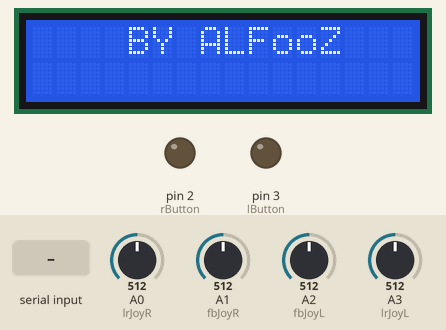
This sketch was run on a simulated Arduino Uno, built with avr-gcc and run on an emulated ATmega328P. Parts: 16×2 character LCD, output pins drawn as LEDs (lit = HIGH). Inputs (shaded band) come from the test bench; at power-on: A0 (lrJoyR) = 512, A1 (fbJoyR) = 512, A2 (fbJoyL) = 512, A3 (lrJoyL) = 512. What the sketch prints to the serial monitor is not drawn.

Above: at 0.1 s.
At 2.2 s:
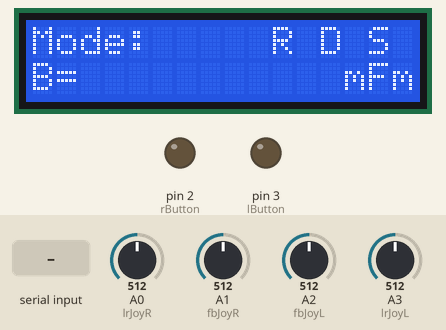
2.3 s: "$\n" received over Serial
3.8 s: "*\n" received over Serial
5.3 s: "0\n" received over Serial
Timing chart, 0 to 8.3 s (numbered marks = the images above; inputs shaded):
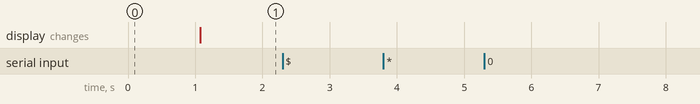

The sketch:

myTransmitter_arduino.ino
```cpp
#include <LiquidCrystal.h>

String msg;
char c;

const int rs = 12, en = 13, d4 = 8, d5 = 9, d6 = 10, d7 = 11;
LiquidCrystal lcd(rs, en, d4, d5, d6, d7);

const int fbJoyR = A1;
const int lrJoyR = A0;

const int fbJoyL = A2;
const int lrJoyL = A3;

const int lButton = 3;
const int rButton = 2;

int fbJoyLValue, lrJoyLValue;
int fbJoyRValue, lrJoyRValue;

unsigned long current_time;
unsigned long previous_time = millis();
float delay_time = 50;

unsigned long click_time;

byte robot[] = {
  B11111,
  B11111,
  B10101,
  B11111,
  B11111,
  B01110,
  B01010,
  B11011
};

byte check[] = {
  B00000,
  B00000,
  B00001,
  B00011,
  B10110,
  B11100,
  B01000,
  B00000
};

byte cross[] = {
  B00000,
  B00000,
  B10001,
  B01010,
  B00100,
  B01010,
  B10001,
  B00000
};

void setup() {
  lcd.begin(16, 2);
  Serial.begin(115200);

  pinMode(lButton, OUTPUT);
  pinMode(rButton, OUTPUT);

  lcd.createChar(0, robot);
  lcd.createChar(1, check);
  lcd.createChar(2, cross);

  lcd.setCursor(4, 0);
  lcd.print("BY ALFooZ");
  delay(1000);
  lcd.clear();
  lcd.setCursor(13, 1);
  lcd.print("mFm");

  lcd.setCursor(10, 0);
  lcd.print("R");
  lcd.setCursor(12, 0);
  lcd.print("D");
  lcd.setCursor(14, 0);
  lcd.print("S");

  lcd.setCursor(0, 0);
  lcd.print("Mode:");

  lcd.setCursor(0, 1);
  lcd.print("B=");
}

void loop() {

  while (Serial.available() > 0)
    {
      c=Serial.read();
      if(c=='\n'){break;}
      else{msg+=c;}
    }
    if(c=='\n'){
      getAlarms(msg);
      Serial.println(msg);
      c=0;
      msg="";
    }

  current_time = millis();

  if(current_time - previous_time > delay_time){

    sendValues();
    previous_time = current_time;
  }
//  buttonEvents();

}
```

alarmFunc.ino
```cpp
void espError(){
  lcd.clear();
  lcd.setCursor(0, 0);

  while(true){
    lcd.print("esp error");
    delay(100);
    lcd.clear();
    delay(50);
  }
}

void pairError(){
  lcd.clear();
  lcd.setCursor(0, 0);

  while(true){
    lcd.print("pair error");
    delay(100);
    lcd.clear();
    delay(50);
  }
}

void sendState(bool s){

  if(s){
    lcd.setCursor(15, 0);
    lcd.write((byte)1);
  }
  else{
    lcd.setCursor(15, 0);
    lcd.write((byte)2);
  }
}

void receverState(bool s){
  if(s){
    lcd.setCursor(11, 0);
    lcd.write((byte)0);
  }
  else{
    lcd.setCursor(11, 0);
    lcd.write((byte)2);
  }
}

void delevState(bool s){
  if(s){
    lcd.setCursor(13, 0);
    lcd.write((byte)1);
  }
  else{
    lcd.setCursor(13, 0);
    lcd.write((byte)2);
  }
}
```

mainFunc.ino
```cpp
void sendValues(){
  //data shape $0000a0000b0000c00000d00e

  fbJoyLValue = calibration(analogRead(fbJoyL));
  lrJoyLValue = calibration(analogRead(lrJoyL));

  fbJoyRValue = calibration(analogRead(fbJoyR));
  lrJoyRValue = calibration(analogRead(lrJoyR));

  Serial.print("$9");Serial.print(fbJoyLValue);Serial.print("a");Serial.print(lrJoyLValue);Serial.print("b");
                    Serial.print(fbJoyRValue);Serial.print("c");Serial.print(lrJoyRValue);Serial.print("d");
                    Serial.print(digitalRead(lButton));Serial.print(digitalRead(rButton));Serial.println("e");
}

void getAlarms(String msg){
  if((msg[0] == '$')and(msg[1] == '*')){
    if(msg[2] == '0'){//once
      espError();}
    if(msg[2] == '1'){//once
      pairError();}
    if(msg[2] == '2'){//many send error 2
      sendState(0);}
    if(msg[2] == '3'){//many send secsses 3
      sendState(1);}
    if(msg[2] == '4'){//many rec not avelable 4
      receverState(0);}
    if(msg[2] == '5'){//many rec avelable 5
      receverState(1);}
    if(msg[2] == '6'){//many delevery done 6
      delevState(1);}
    if(msg[2] == '7'){//many delevery fail 7
      delevState(0);}
//    Serial.println(msg);
  }
}

int calibration(int v){
  if(v <= 60){
    v = 61;
  }
  else if(v >= 963){
    v = 962;
  }
  else{
    v = v;
  }

  if((v < 963)and(v > 572)){
     v = (v-571)/1.5333;
     return v;
  }
  else if((v > 60)and(v < 452)){
    v = (v-451)/1.5333;
     return v;
  }
  else{
    v = 0;
    return v;
  }
}

void buttonEvents(){

  if(digitalRead(rButton)){
    click_time = millis();
    while(digitalRead(rButton)){
      Serial.print("time");Serial.println(click_time);
      if(click_time >= 3000){
        Serial.println("3000");
      }
    }
  }
  else{
    click_time = 0;
  }
  Serial.print("time");Serial.println(click_time);
}
```

Measured:
- after the input at 2.3 s, every drawn part: stays the same
- after the input at 3.8 s, every drawn part: stays the same
- after the input at 5.3 s, every drawn part: stays the same
